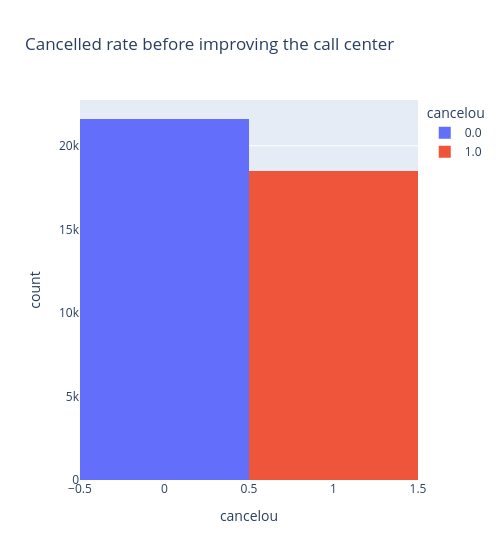
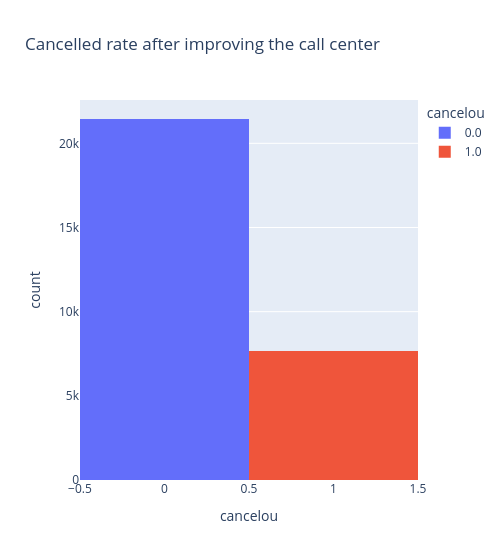

The notebook cell these images were saved under, in order:
### Code cell
#So... We observe that cancellation rates are higher among people over the age of 50;
#Women have a higher cancellation rate than men;
#More than four calls to the call center results in cancellation;
#A payment delay of more than 20 days usually results in cancellation.

#Let's start with CALL CENTER calls, removing registers when call_center calls bigger than 5
filtered_table_different_by_monthly_and_calls = filtered_table_different_by_monthly[
    filtered_table_different_by_monthly["ligacoes_callcenter"]<5
    ]

#We can see the summary of cancellation for each call number
display(filtered_table_different_by_monthly_and_calls
        .groupby("ligacoes_callcenter")["cancelou"]
        .value_counts(normalize=True)
        .unstack()
        .map("{:.1%}".format))

#Showing two plain text rates, before and after call center filtering
display(filtered_table_different_by_monthly["cancelou"]
        .value_counts(normalize=True)
        .map("{:.1%}".format))
display(filtered_table_different_by_monthly_and_calls["cancelou"]
        .value_counts(normalize=True)
        .map("{:.1%}".format))

# #Let's create a new column to make it more clear.
# filtered_table_different_by_monthly_and_calls["status"] = filtered_table_different_by_monthly_and_calls["cancelou"].map({
#     0.0: "Active Clients",
#     1.0: "Cancelled Clients"
# })

graph_without_filtering_calls = px.histogram(filtered_table_different_by_monthly, x=column, color="cancelou", width=500,
                      title="Cancelled rate before improving the call center")
graph_without_filtering_calls.show()

graph_with_filtering_calls = px.histogram(filtered_table_different_by_monthly_and_calls, x=column, color="cancelou", width=500,
                     title="Cancelled rate after improving the call center")
graph_with_filtering_calls.show()

#For Managers: Ok, now that we've seen further 19.7% reduction in cancellations (46.1% -> 21.4),
#we should consider to improve the call center to offer definitive solutions.

### Figure 1 — Plotly figure (JSON) as saved in the notebook; plotly's stock layout.template omitted (floating-point values rounded to 4 significant figures; data arrays with more than 128 entries replaced by an {"elided": "..."} marker saying what was removed)
{"data": [{"bingroup": "x", "hovertemplate": "cancelou=%{x}<br>count=%{y}<extra></extra>", "legendgroup": "0.0", "marker": {"color": "#636efa", "pattern": {"shape": ""}}, "name": "0.0", "orientation": "v", "showlegend": true, "type": "histogram", "x": {"elided": "21603 float values"}, "xaxis": "x", "yaxis": "y"}, {"bingroup": "x", "hovertemplate": "cancelou=%{x}<br>count=%{y}<extra></extra>", "legendgroup": "1.0", "marker": {"color": "#EF553B", "pattern": {"shape": ""}}, "name": "1.0", "orientation": "v", "showlegend": true, "type": "histogram", "x": {"elided": "18509 float values"}, "xaxis": "x", "yaxis": "y"}], "layout": {"barmode": "relative", "legend": {"title": {"text": "cancelou"}, "tracegroupgap": 0}, "title": {"text": "Cancelled rate before improving the call center"}, "width": 500, "xaxis": {"anchor": "y", "categoryarray": [0, 1], "categoryorder": "array", "domain": [0, 1], "title": {"text": "cancelou"}}, "yaxis": {"anchor": "x", "domain": [0, 1], "title": {"text": "count"}}}}

### Figure 2 — Plotly figure (JSON) as saved in the notebook; plotly's stock layout.template omitted (floating-point values rounded to 4 significant figures; data arrays with more than 128 entries replaced by an {"elided": "..."} marker saying what was removed)
{"data": [{"bingroup": "x", "hovertemplate": "cancelou=%{x}<br>count=%{y}<extra></extra>", "legendgroup": "0.0", "marker": {"color": "#636efa", "pattern": {"shape": ""}}, "name": "0.0", "orientation": "v", "showlegend": true, "type": "histogram", "x": {"elided": "21446 float values"}, "xaxis": "x", "yaxis": "y"}, {"bingroup": "x", "hovertemplate": "cancelou=%{x}<br>count=%{y}<extra></extra>", "legendgroup": "1.0", "marker": {"color": "#EF553B", "pattern": {"shape": ""}}, "name": "1.0", "orientation": "v", "showlegend": true, "type": "histogram", "x": {"elided": "7677 float values"}, "xaxis": "x", "yaxis": "y"}], "layout": {"barmode": "relative", "legend": {"title": {"text": "cancelou"}, "tracegroupgap": 0}, "title": {"text": "Cancelled rate after improving the call center"}, "width": 500, "xaxis": {"anchor": "y", "categoryarray": [0, 1], "categoryorder": "array", "domain": [0, 1], "title": {"text": "cancelou"}}, "yaxis": {"anchor": "x", "domain": [0, 1], "title": {"text": "count"}}}}
